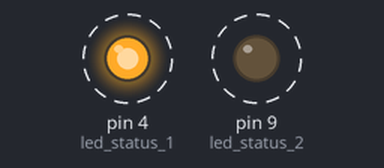
A sketch run on a simulated Arduino Uno, built with avr-gcc and run on an emulated ATmega328P. Parts: output pins drawn as LEDs (lit = HIGH). Dashed ring = blinking.

Above: at 0.5 s.
Timing chart, 0 to 4.6 s (numbered marks = the images above):
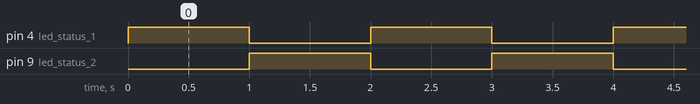

The sketch:

test-led.ino
```cpp
/*
  test-led

  Semplice script di prova dei led di status collegati ai pin D4 (Status 1, red) e D9 (Status 2, green).

  Created 01 08 2018
  By Mauro Esposito / Roberto D'Amico

*/

int led_status_1 = 4;
int led_status_2 = 9;

void setup() {
  pinMode(led_status_1, OUTPUT);
  pinMode(led_status_2, OUTPUT);
}

void loop() {
  digitalWrite(led_status_1, HIGH);   // status 1 acceso
  digitalWrite(led_status_2, LOW);    // status 2 spento
  delay(1000);                        // pausa di un secondo
  digitalWrite(led_status_1, LOW);    // status 1 spento
  digitalWrite(led_status_2, HIGH);   // status 2 acceso
  delay(1000);                        // pausa di un secondo
}
```

Measured:
- by itself, pin 4 (led_status_1), pin 9 (led_status_2): alternates HIGH for 1.0 s and LOW for 1.0 s
